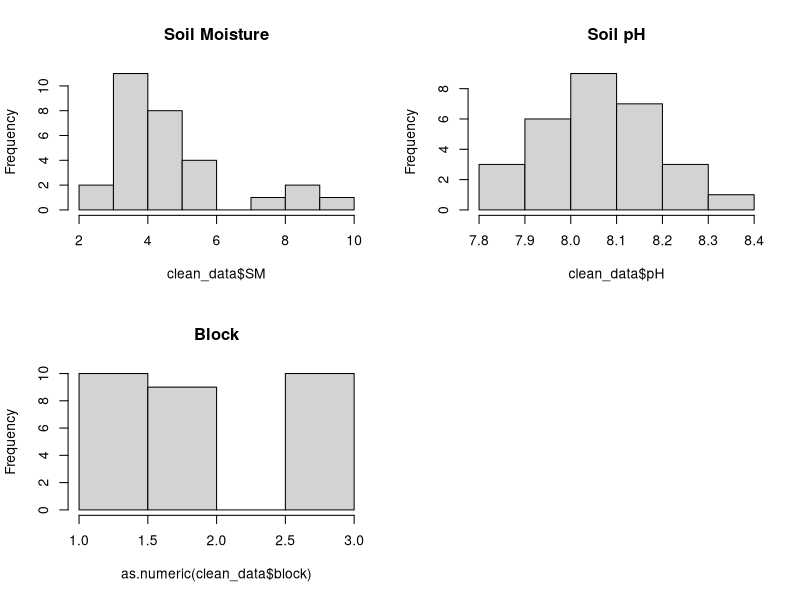
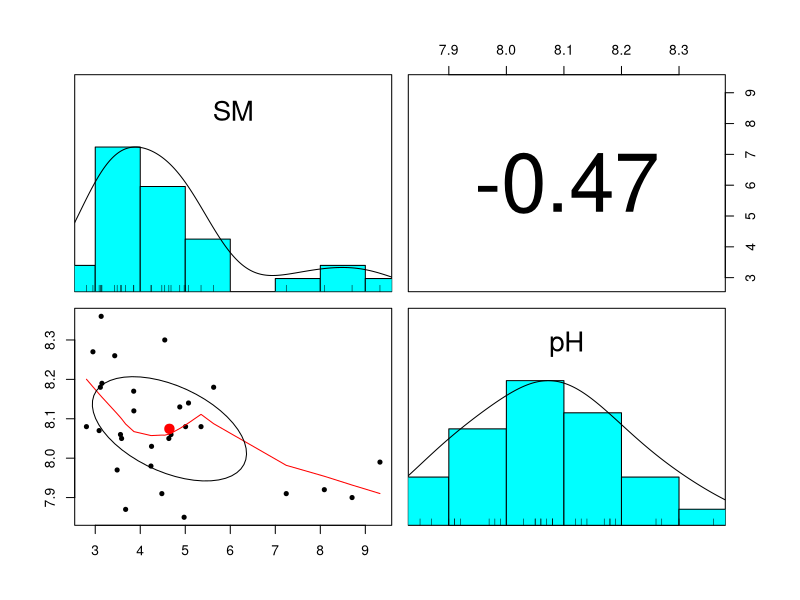
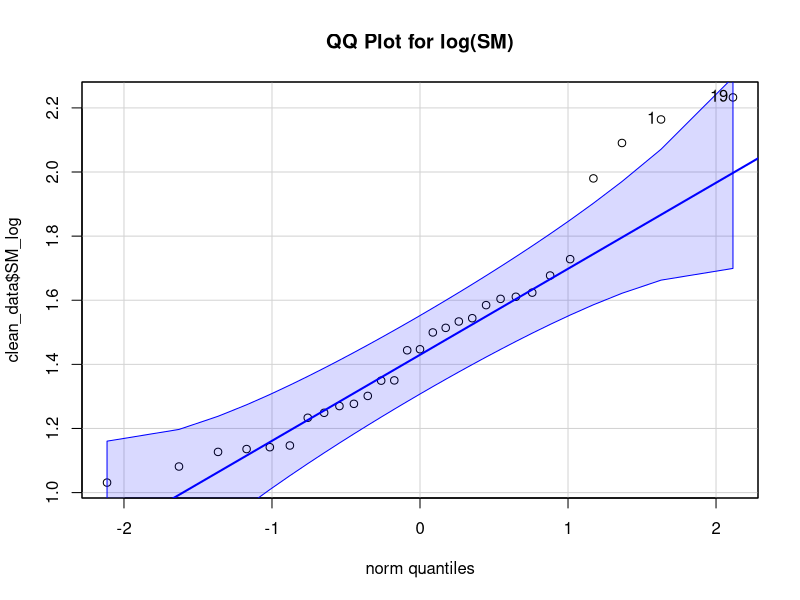
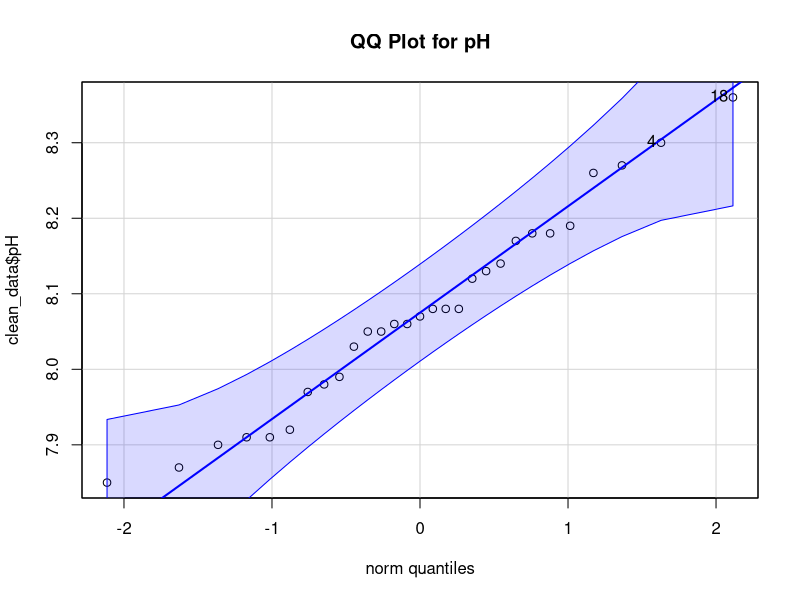
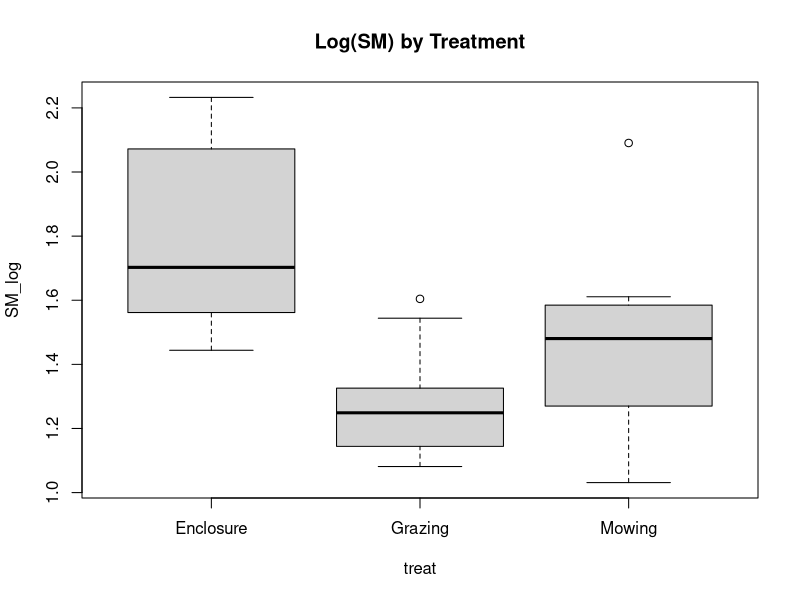
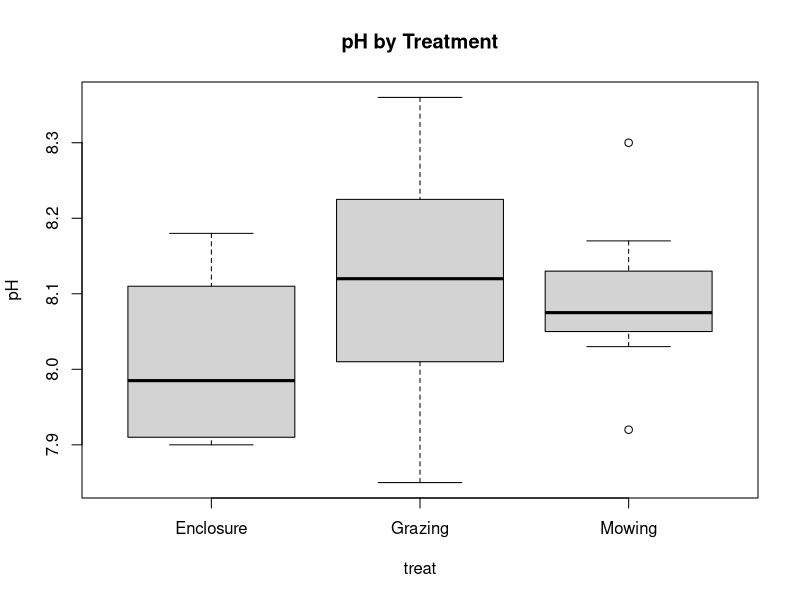
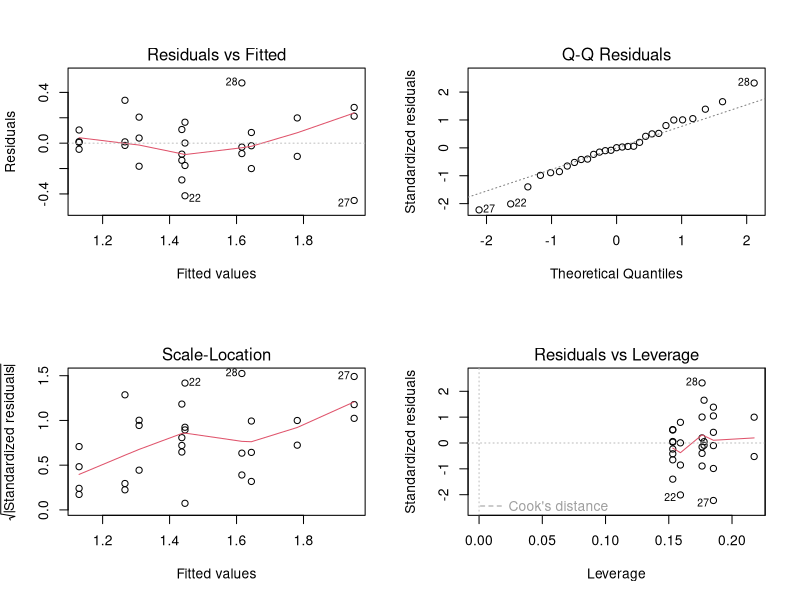
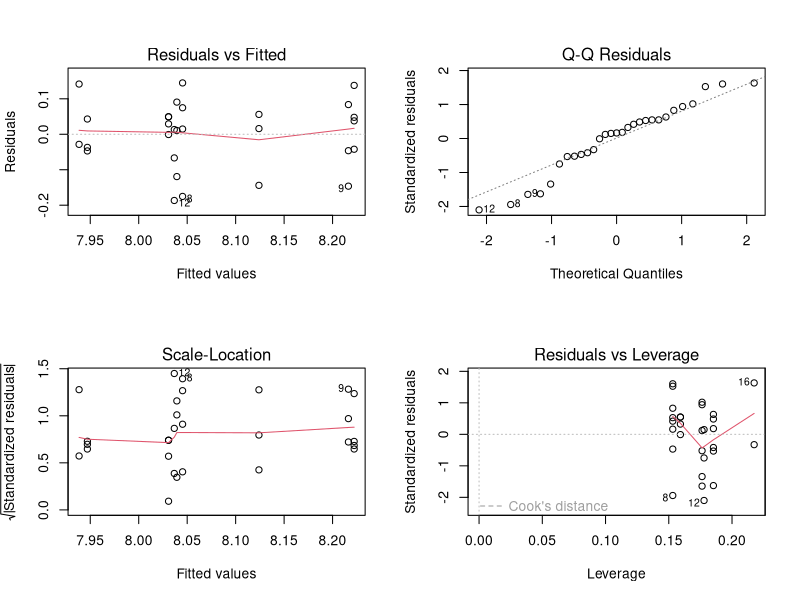

Write the R code that produced these figures, in order.
## ---- chunk 1
knitr::opts_chunk$set(echo = TRUE)
## ---- chunk 2
library(tidyverse)
library(car)
library(psych)
## ---- chunk 3
dataset_38 <- read.csv("data/dataset_38.csv")

clean_data <- dataset_38 %>%
  dplyr::select(treat,SM,pH, block) %>%   # keep only relevant columns
  tidyr::drop_na() # remove all rows with NAs

clean_data$block <- as.factor(clean_data$block)

summary(clean_data)
head(clean_data)
## ---- chunk 4
# Histograms
par(mfrow=c(2,2))
hist(clean_data$SM, main="Soil Moisture")
hist(clean_data$pH, main="Soil pH")
hist(as.numeric(clean_data$block), main="Block")
par(mfrow=c(1,1))

# Pairs plot
pairs.panels(clean_data[, c("SM", "pH")])
## ---- chunk 5
shapiro.test(clean_data$SM)
shapiro.test(clean_data$pH)

clean_data$SM_log <- log(clean_data$SM)
shapiro.test(clean_data$SM_log)

qqPlot(clean_data$SM_log, main="QQ Plot for log(SM)")
qqPlot(clean_data$pH, main="QQ Plot for pH")
## ---- chunk 6
boxplot(SM_log ~ treat, data=clean_data, main="Log(SM) by Treatment")
boxplot(pH ~ treat, data=clean_data, main="pH by Treatment")
## ---- chunk 7
# ANOVA
aov_SM_log <- aov(SM_log ~ treat, data=clean_data)
summary(aov_SM_log)

aov_pH <- aov(pH ~ treat, data=clean_data)
summary(aov_pH)

# Linear Models
lm_SM <- lm(SM_log ~ treat + block, data=clean_data)
summary(lm_SM)

lm_pH <- lm(pH ~ treat + block, data=clean_data)
summary(lm_pH)
## ---- chunk 8
# Diagnostic plots
par(mfrow=c(2,2))
plot(lm_SM)
plot(lm_pH)
par(mfrow=c(1,1))
